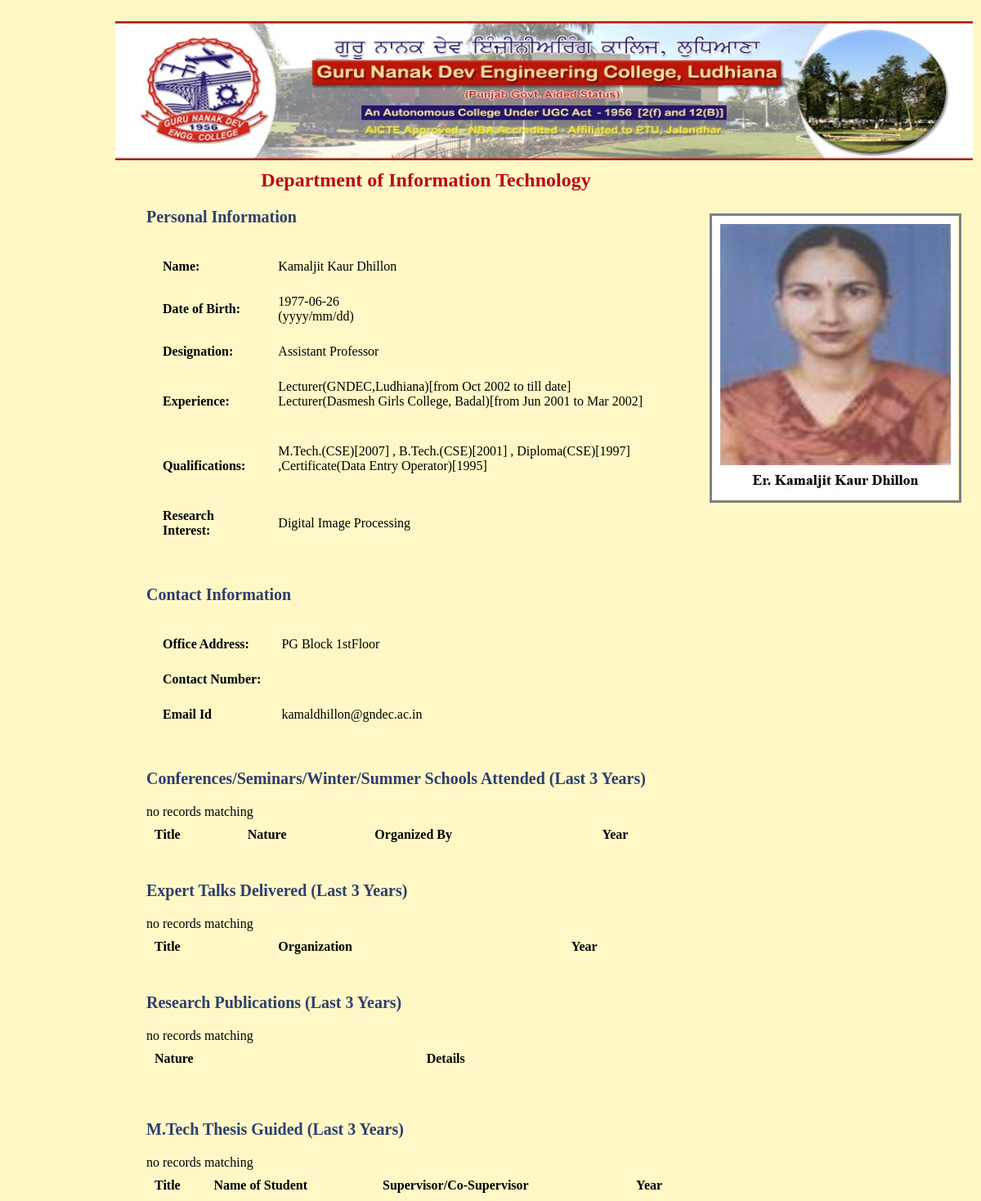
The page /KamaljitKDhillon.php on the database its author committed.
### tables this page shows
CREATE TABLE `profile` (
  `id` int(4) NOT NULL auto_increment,
  `username` varchar(80) NOT NULL,
  `password` varchar(10) NOT NULL,
  `name` varchar(50) NOT NULL,
  `dob` date NOT NULL,
  `designation` varchar(50) NOT NULL,
  `experience` varchar(500) NOT NULL,
  `qualification` varchar(500) NOT NULL,
  `research_interest` varchar(500) NOT NULL,
  `office_address` varchar(500) NOT NULL,
  `contact_no` varchar(50) NOT NULL,
  `e_id` varchar(50) NOT NULL,
  `conference` varchar(9999) NOT NULL,
  `expert_talk` varchar(9999) NOT NULL,
  `publication` varchar(9999) NOT NULL,
  `thesis_guided` varchar(9999) NOT NULL,
  PRIMARY KEY  (`id`),
  UNIQUE KEY `username` (`username`),
  UNIQUE KEY `username_2` (`username`),
  KEY `id` (`id`)
);

### KamaljitKDhillon.php (the view, shortened to what this page needs)
<!DOCTYPE html PUBLIC "-//W3C//DTD XHTML 1.0 Transitional//EN" "http://www.w3.org/TR/xhtml1/DTD/xhtml1-transitional.dtd">
<html xmlns="http://www.w3.org/1999/xhtml">
<head>
<link href="style.css" rel="stylesheet" type="text/css" />
</head>
<body bgcolor="fff8c6">
<div id="area">
  <div id="college" style="width:100%;margin-left:-20px;">
  <a href="index.php"><img src="images/gne.jpg" width="100%" height="170" /></a></div>
  <div id="photo"><img src="images/7.jpg" width="300" height="347" /></div>
  <div class="style1" id="info">
    <div align="center" class="style8">Department of Information Technology</div>
    <p align="left" class="style2"><a name="PI">Personal Information</a></p>
    <table cellspacing="15" cellpadding="5">
      <tbody>
        <tr>
          <td><span class="style5"><strong>Name:</strong></span></td>
          <td><span class="style5">
            <?php
$mysqli=new mysqli("localhost","root","1397","faculty");
$sql="SELECT * FROM profile where id='11'";
if($result=$mysqli->query($sql))
{
if($result-> num_rows>0)
{
while($row=$result->fetch_array())
{
echo $row[3]. "<br>";
}
}
else
{
echo"no records matching";
}
}
else
{
echo"ERROR:could not execute $sql.".$mysqli->error;
}
?>
          </span></td>
        </tr>
        <tr>
          <td><span class="style5"><strong>Date of Birth:</strong></span></td>
          <td><span class="style5">
            <?php
$mysqli=new mysqli("localhost","root","1397","faculty");
$sql="SELECT * FROM profile where id='11'";
if($result=$mysqli->query($sql))
{
if($result-> num_rows>0)
{
while($row=$result->fetch_array())
{
echo $row[4]. "<br>";
}
}
else
{
echo"no records matching";
}
}
else
{
echo"ERROR:could not execute $sql.".$mysqli->error;
}
?>
(yyyy/mm/dd)          </span></td>
        </tr>
        <tr>
          <td><span class="style5"><strong>Designation:</strong></span></td>
          <td><span class="style5">
            <?php
$mysqli=new mysqli("localhost","root","1397","faculty");
$sql="SELECT * FROM profile where id='11'";
if($result=$mysqli->query($sql))
{
if($result-> num_rows>0)
{
while($row=$result->fetch_array())
{
echo $row[5]. "<br>";
}
}
else
{
echo"no records matching";
}
}
else
{
echo"ERROR:could not execute $sql.".$mysqli->error;
}
?>
          </span></td>
        </tr>
        <tr>
          <td><span class="style5"><strong>Experience:</strong></span></td>
          <td><span class="style5">
            <?php
$mysqli=new mysqli("localhost","root","1397","faculty");
$sql="SELECT * FROM profile where id='11'";
if($result=$mysqli->query($sql))
{
if($result-> num_rows>0)
{
while($row=$result->fetch_array())
{
echo $row[6]. "<br>";
}
}
else
{
echo"no records matching";
}
}
else
{
echo"ERROR:could not execute $sql.".$mysqli->error;
}
?>
            <br />
          </span></td>
        </tr>
        <tr>
          <td><span class="style5"><strong>Qualifications:</strong></span></td>
          <td><span class="style5">
            <?php
$mysqli=new mysqli("localhost","root","1397","faculty");
$sql="SELECT * FROM profile where id='11'";
if($result=$mysqli->query($sql))
{
if($result-> num_rows>0)
{
while($row=$result->fetch_array())
{
echo $row[7]. "<br>";
}
}
else
{
echo"no records matching";
}
}
else
{
echo"ERROR:could not execute $sql.".$mysqli->error;
}
?>
            <br />
          </span></td>
        </tr>
        <tr>
          <td><span class="style5"><strong>Research Interest:</strong></span></td>
          <td><span class="style5">
            <?php
$mysqli=new mysqli("localhost","root","1397","faculty");
$sql="SELECT * FROM profile where id='11'";
if($result=$mysqli->query($sql))
{
if($result-> num_rows>0)
{
while($row=$result->fetch_array())
{
echo $row[8]. "<br>";
}
}
else
{
echo"no records matching";
}
}
else
{
echo"ERROR:could not execute $sql.".$mysqli->error;
}
?>
          </span></td>
        </tr>
      </tbody>
    </table><br />
    <p align="left" class="style2"><a name="CI">Contact Information</a></p>
    <table cellspacing="15" cellpadding="5">
      <tbody>
        <tr>
          <td><span class="style10">Office Address:</span></td>
          <td><span class="style5">
            <?php
$mysqli=new mysqli("localhost","root","1397","faculty");
$sql="SELECT * FROM profile where id='11'";
if($result=$mysqli->query($sql))
{
if($result-> num_rows>0)
{
while($row=$result->fetch_array())
{
echo $row[9]. "<br>";
}
}
else
{
echo"no records matching";
}
}
else
{
echo"ERROR:could not execute $sql.".$mysqli->error;
}
?>
          </span></td>
        </tr>
        <tr>
          <td><span class="style5"><strong>Contact Number:</strong></span></td>
          <td></td>
        </tr>
        <tr>
          <td><span class="style5"><strong>Email Id</strong></span></td>
          <td><span class="style5">
            <?php
$mysqli=new mysqli("localhost","root","1397","faculty");
$sql="SELECT * FROM profile where id='11'";
if($result=$mysqli->query($sql))
{
if($result-> num_rows>0)
{
while($row=$result->fetch_array())
{
echo $row[11]. "<br>";
}
}
else
{
echo"no records matching";
}
}
else
{
echo"ERROR:could not execute $sql.".$mysqli->error;
}
?>
          </span></td>
        </tr>
      </tbody>
    </table><br />
    <p align="left" class="style2"><a name="CSWS" id="CSWS">Conferences/Seminars/Winter/Summer Schools Attended (Last 3 Years)</a></p>
       <table cellspacing="5" cellpadding="5" width="667">
       <tr>
<th align="left">Title</th>
<th align="left">Nature</th>
<th align="left">Organized By</th>
<th align="left">Year</th>
</tr>
</table>
<br />
    <p align="left" class="style2"><a name="ET">Expert Talks Delivered (Last 3 Years)</a></p>
    <span class="style5">
    <table cellspacing="5" cellpadding="5" width="667">
       <tr>
<th align="left">Title</th>
<th align="left">Organization</th>
<th align="left">Year</th>
</tr>
</table>
</span><br />
    <p align="left" class="style2"><a name="RP">Research Publications (Last 3 Years)</a></p>
    <span class="style5">
        <table cellspacing="5" cellpadding="5" width="667">
       <tr>
<th align="left">Nature</th>
<th align="left">Details</th>
</tr>
</table>
    </span><br />
    <br />
    <p align="left" class="style2"><a name="TG">M.Tech Thesis Guided (Last 3 Years)</a></p>
    <p align="left" class="style2"><span class="style5">
      <table cellspacing="5" cellpadding="5" width="667">
       <tr>
<th align="left">Title</th>
<th align="left">Name of Student</th>
<th align="left">Supervisor/Co-Supervisor</th>
<th align="left">Year</th>
</tr>

### style.css (style rules this page uses)
#college { height:148px; width:900px; position:absolute; top:6px; left: 0px; }
#photo { width:302px; height:348px; position:absolute; left: 707px; top: 241px; border:3px solid gray; }

### KamaljitKDhillon.php (style rules this page uses)
#area { width:1049px; height:736px; position:absolute; left: 161px; top: 20px; border:2px; border:#333333; }
#info { width:684px; height:539px; position:absolute; left: 18px; top: 187px; }
.style1 { font-size: 16px }
.style2 { font-size: 20px; color: #2E3F6D; font-weight: bold; }
.style5 { font-size: 16px; }
.style8 { color: #BB0919; font-weight: bold; font-size: 24px; }
.style10 { font-size: 16px; font-weight: bold; }

### rows shown on the page
profile: name "Kamaljit Kaur Dhillon", dob "1977-06-26", designation "Assistant Professor", experience "Lecturer(GNDEC,Ludhiana)[from Oct 2002 to till date] Lecturer(Dasmesh Girls College, Badal)[from Jun 2001 to Mar 2002]", qualification "M.Tech.(CSE)[2007] , B.Tech.(CSE)[2001] , Diploma(CSE)[1997] ,Certificate(Data Entry Operator)[1995]", research_interest "Digital Image Processing", office_address "PG Block 1stFloor", e "kamaldhillon@gndec.ac.in"
